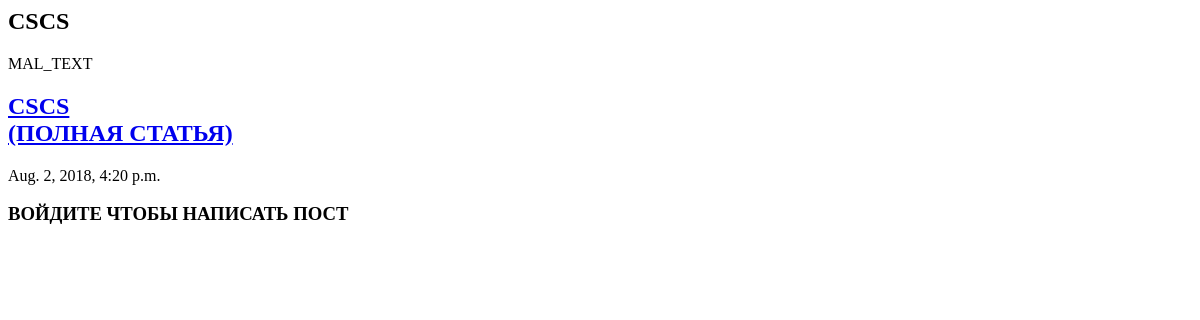
Before: / with the older database file.
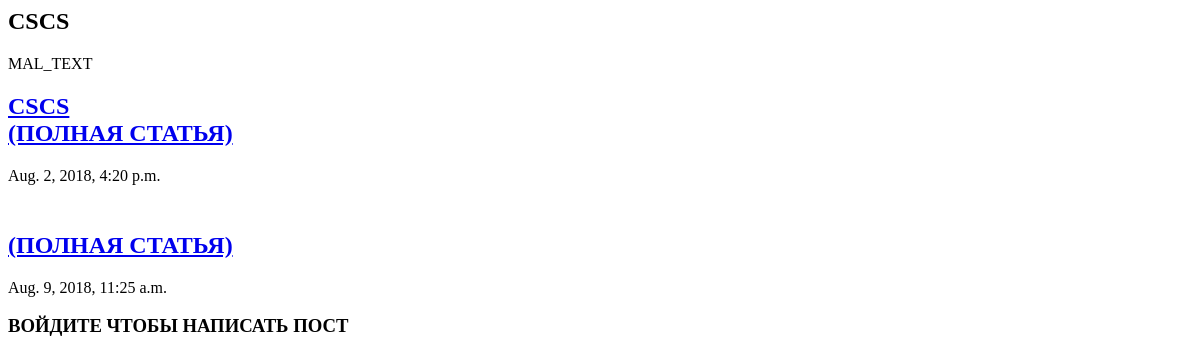
After: the same page with the newer database file.
### post/models.py (models this page shows, shortened)
class News(models.Model):
    user = models.ForeignKey(User,
                             verbose_name="АВТОР",
                             on_delete=models.CASCADE)
    category = models.ForeignKey(Category,
                                 verbose_name="KATEGORIA",
                                 on_delete=models.SET_NULL,
                                 null=True)
    title = models.CharField("Zagolobok",
                             max_length=150)
    text_min = models.TextField("malenkii_text",
                                max_length=400)
    text = models.TextField("TUT_POLNII_text_STATI")
    tags = models.ManyToManyField(Tag,
                                  verbose_name="TEGI")
    created = models.DateTimeField("KOGDA_sozd",
                                   auto_now_add=True)
    description = models.CharField("opisanie",
                                   max_length=100)
    keywords = models.CharField("KLU4eBIE_SLOBA",
                                max_length=50)
    verbose_name = "Stat'a"
    verbose_name_plural = "Stat'ii"

### post/views.py (the view)
# urls.py: path('', views.news_list, name="list_news"),
def news_list(request):
    news = News.objects.all()
    posts = NewP.objects.filter()
    if request.method == "POST":
        form = PostForm(request.POST)
        form = form.save(commit=False)
        form.user = request.user
        form.save()
        return redirect(news_list)
    else:
        form = PostForm()
    return render(request, "post/news_list.html", {"news": news, "posts": posts, "form": form})

### post/templates/post/news_list.html
{% for new in news %}
    <h2>{{ new.title }}</h2>
    <p>{{ new.text_min|safe}}</p>
    <h2><a href="{% url 'new_single' pk=new.id %}">{{  new.title }}<br>(ПОЛНАЯ СТАТЬЯ)</a></h2>
    <p>{{ new.created }}</p>
{% endfor %}
    {%if user.is_active%}
        <form action="" method="post">
            {%csrf_token%}
            {{form.as_p}}
            <button type="submit">
                SEND
            </button>
        </form>
    {%else%}
    <h3>ВОЙДИТЕ ЧТОБЫ НАПИСАТЬ ПОСТ</h3>
    {%endif%}

Changed rows visible on the page:
added News: created "Aug. 9, 2018, 11:25 a.m."
